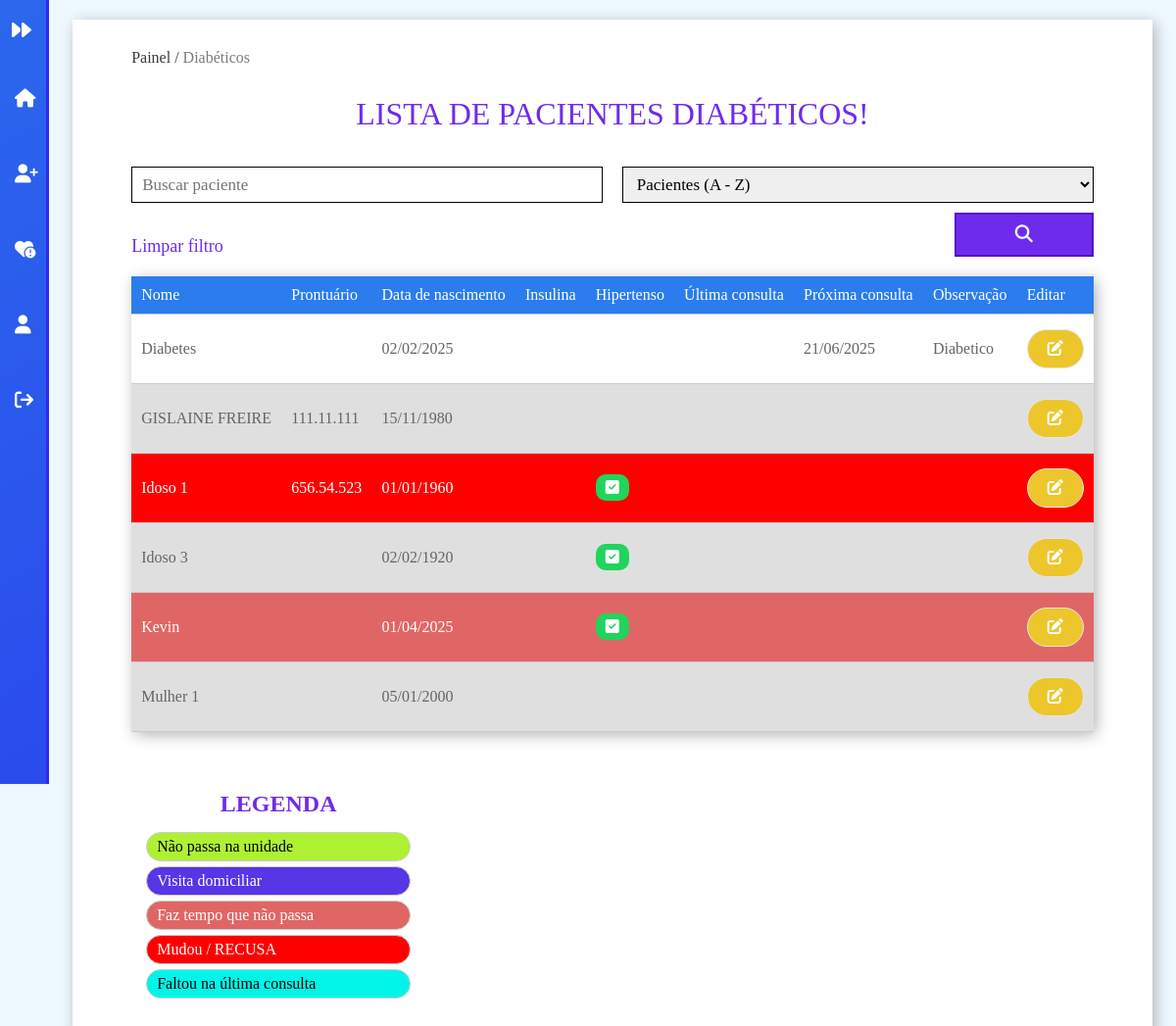
The app's page /diabeticos (signed in), older data.
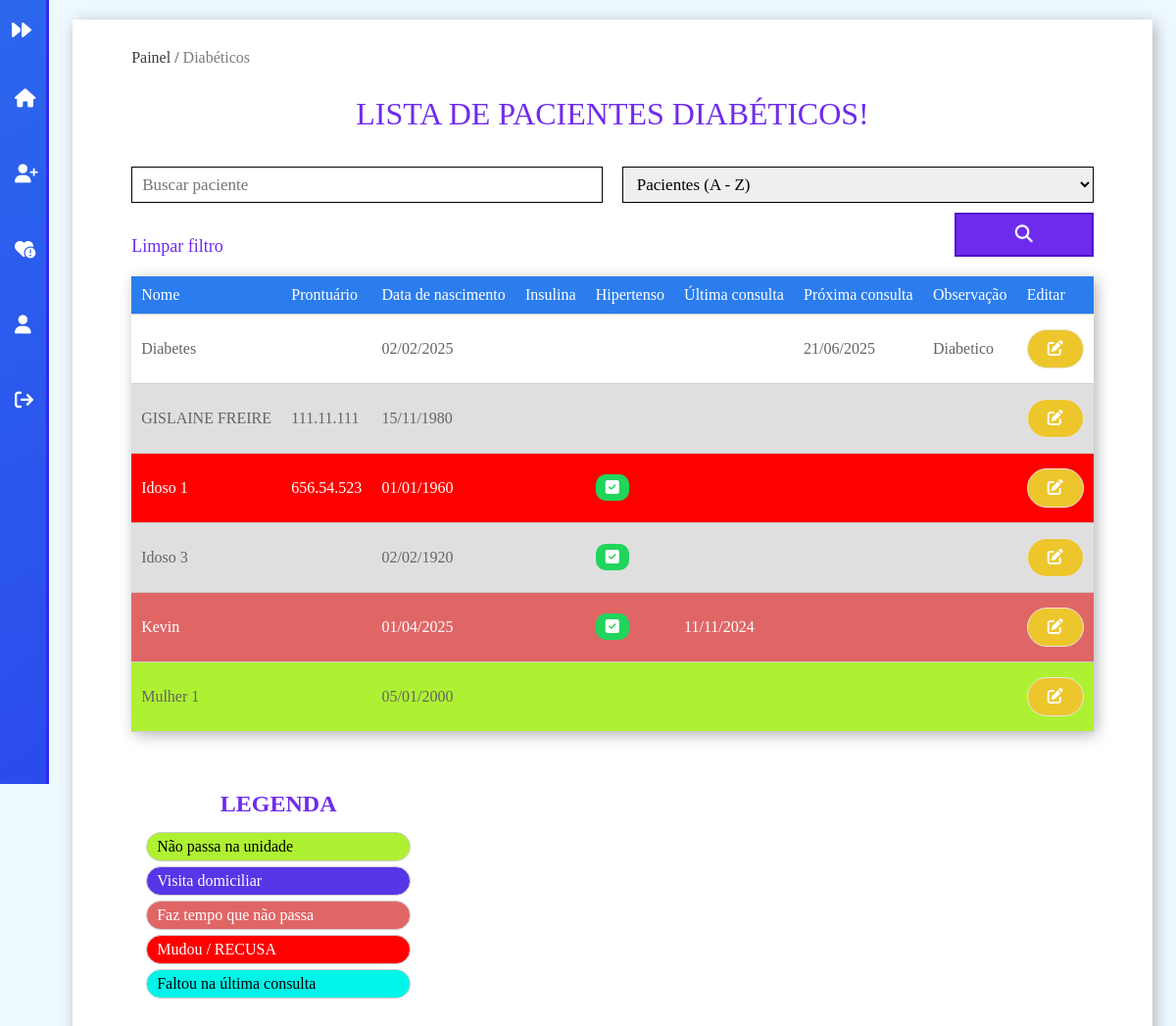
The same page, newer data.
### tables this page shows
CREATE TABLE `paciente` (
  `id` int(11) NOT NULL,
  `agente_id` int(11) DEFAULT NULL,
  `nome` varchar(255) NOT NULL,
  `prontuario` varchar(10) NOT NULL,
  `cpf` varchar(14) NOT NULL,
  `nascimento` date NOT NULL,
  `telefone` varchar(20) DEFAULT NULL,
  `sexo` varchar(9) NOT NULL,
  `comorbidade` text DEFAULT NULL,
  `legenda_id` int(11) DEFAULT NULL,
  `vacina_dengue` tinyint(1) DEFAULT 0,
  `vacina_febre_amarela` tinyint(1) DEFAULT 0,
  `insulina` tinyint(1) DEFAULT 0,
  `gestante` tinyint(1) DEFAULT 0,
  `conduta` varchar(255) DEFAULT NULL,
  `ppn` varchar(255) DEFAULT NULL,
  `observacao` text DEFAULT NULL,
  `ativo` tinyint(1) DEFAULT 1
);

CREATE TABLE `consulta` (
  `id` int(11) NOT NULL,
  `paciente_id` int(11) DEFAULT NULL,
  `ult_consulta` date NOT NULL,
  `prox_consulta` date NOT NULL,
  `ativo` tinyint(1) DEFAULT 1
);

### Classes/Views/MainView.php (called while the page is built, shortened)
<?php
	class MainView{
		public static function render($filename){
			include('pages/'.$filename.'.php');
		}
	}
?>

### Classes/Controllers/DiabeticosController.php (called while the page is built, shortened)
<?php
	class DiabeticosController{
		function index(){
			\Classes\Models\PainelModel::checkLogin('diabeticos');
		}
	}
?>

### Classes/Application.php (called while the page is built, shortened)
<?php
	class Application{
		private $controller;
		private function setApp(){
			$url = explode('/',@$_GET['url']);
			if($url[0] == '')
				$carregarNome= 'Painel';
			else
				$carregarNome= ucfirst(strtolower($url[0]));
			$carregarNome.='Controller';
			if (file_exists('Classes/Controllers/'.$carregarNome.'.php')) {
				$this->controller = new $carregarClasse();
			}else{
				include('Views/pages/404.php');
				die();
			}
		}
		public function run(){
	        $this->controller->index();
	    }
	}
?>

### index.php (called while the page is built, shortened)
<?php
	$app = new \Classes\Application();
	$app->run();
?>

### Classes/MySql.php (called while the page is built, shortened)
<?php
	class MySql{
		private static $pdo;
		public static function conectar(){
			if(self::$pdo == null){
				try{
					self::$pdo = new \PDO('mysql:host='.HOST.';dbname='.DATABASE,USUARIO,SENHA,array(\PDO::MYSQL_ATTR_INIT_COMMAND => "SET NAMES utf8"));
					self::$pdo->setAttribute(\PDO::ATTR_ERRMODE,\PDO::ERRMODE_EXCEPTION);
				}catch(\PDOException $e){
					die('<h2>Erro ao conectar</h2><p>Tente novamente mais tarde.</p>');
				}
			}
			return self::$pdo;
		}
	}
?>

### Classes/Models/UtilsModel.php (called while the page is built, shortened)
<?php
    class UtilsModel{
		public static function selecionar($tabela,$campo = '1',$valor = '1'){
			$sql = \Classes\MySql::conectar()->prepare("SELECT * FROM `$tabela` WHERE `ativo`= '1' AND $campo = ?");
			$sql->execute(array($valor));
			return $sql->fetch();
		}
		public static function selecionarTudo($tabela,$campo = '1',$valor = '1',$coluna = 'id',$ordem = 'ASC'){
			$sql = \Classes\MySql::conectar()->prepare("SELECT * FROM `$tabela` WHERE `ativo` = '1' AND $campo = ? ORDER BY $coluna $ordem");
			$sql->execute(array($valor));
			return $sql->fetchAll();
		}
    }
?>

### Classes/Views/pages/diabeticos.php (the view, shortened to what the changed rows need)
<?php
  include("header.php");
?>
<div id="painel">
  <main id="painel-content">
    <div class="container">
      <div class="content">
      <h1>Lista de pacientes diabéticos!</h1>
          <?php
            $tabela = 'paciente';
            $ordem = 'nome';
            if (isset($_POST['acao'])) {
              $ordem = $_POST['ordem'];
                $busca = $_POST['busca'];
                $paciente = Classes\Models\UtilsModel::busca($tabela, 'nome', $busca, $ordem);
            } else {
                $paciente = Classes\Models\UtilsModel::selecionarTudo($tabela, '1', '1', $ordem);
            }
            $diabeticos = array_filter($paciente, function($paciente) {
                $comorbidade = explode(',', $paciente['comorbidade']);
                return in_array('1', $comorbidade);
            });
          ?>
      <?php
        if (empty($diabeticos)) {
            echo '<h3>Nenhum paciente diabético cadastrado</h3>';
        }else{
      ?>
      <div class="overflow">
          <table>
              <tr>
                  <th>Nome</th>
                  <th>Prontuário</th>
                  <th>Data de nascimento</th>
                  <th>Insulina</th>
                  <th>Hipertenso</th>
                  <th>Última consulta</th>
                  <th>Próxima consulta</th>
                  <th>Observação</th>
                  <th>Editar</th>
              </tr>
          <?php
              foreach ($diabeticos as $key => $value) {
                $comorbidade = explode(',', $value['comorbidade']);
                $hipertenso = (in_array('2', $comorbidade)) ? true : false;
                $legenda = \Classes\Models\UtilsModel::selecionar('paciente', 'id', $value['id'])['legenda_id'];
                $consultas = \Classes\Models\UtilsModel::selecionar('consulta', 'paciente_id', $value['id']);
                if (!empty($consultas)) {
                  $ult_consulta = ($consultas['ult_consulta'] != '0000-00-00') ? date('d/m/Y', strtotime($consultas['ult_consulta'])) : '';
                  $prox_consulta = ($consultas['prox_consulta'] != '0000-00-00') ? date('d/m/Y', strtotime($consultas['prox_consulta'])) : '';
                }else{
                    $ult_consulta = '';
                    $prox_consulta = '';
                }
                $obs = explode('||', $value['observacao'])[4];
            ?>
                <tr class="linha-<?php echo $legenda?>">
                  <td><?php echo ucfirst($value['nome']);?></td>
                  <td><?php echo $value['prontuario'];?></td>
                  <td><?php echo date('d/m/Y', strtotime($value['nascimento']));?></td>
                  <td><?php echo (!empty($value['insulina']) ? '<span class="ativo"><i class="fa-solid fa-square-check"></i></span>' : '')?></td>
                  <td><?php echo (!empty($hipertenso) ? '<span class="ativo"><i class="fa-solid fa-square-check"></i></span>' : '')?></td>
                  <td><?php echo $ult_consulta;?></td>
                  <td><?php echo $prox_consulta;?></td>
                  <td><?php echo $obs;?></td>
                  <td><a class="btn editar" href="<?php echo INCLUDE_PATH;?>editar_diabete?id=<?php echo $value['id'];?>"><i class="fa-solid fa-pen-to-square"></i></a></td>
                </tr>
              <?php }?>
          </table>
      </div>
      <?php }?>
      <div class="legenda">
          <h2>Legenda</h2>
        </div>
      </div>
    </div>
  </main>
</div>
<?php
    include("footer.php");
?>

Row changes from the older to the newer data that the page shows:
shown differently, row unchanged: paciente "Kevin": consulta.ult_consulta (not shown) → "11/11/2024"
changed paciente "Mulher 1": legenda_id empty → 1 (drawn)
